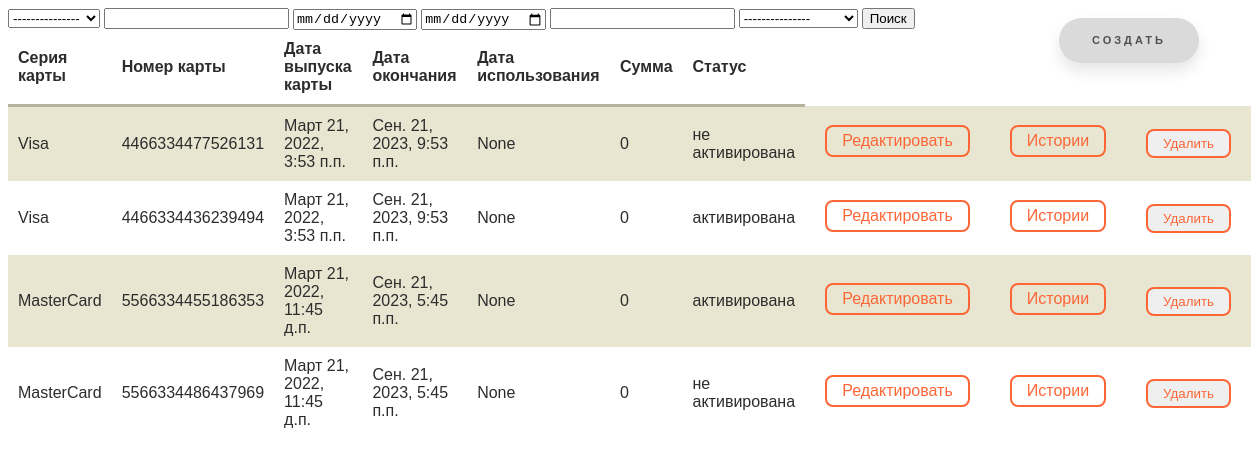
Screenshot of /Debet/ with the database file from the repository.
### bankcards/models.py (models this page shows, shortened)
class CardData(models.Model):
    status_choices = [
        ("не активирована", 'не активирована'),
        ("активирована", 'активирована'),
        ("просрочена", 'просрочена'),
    ]
    Series = models.ForeignKey(SeriesCard,verbose_name="Серия карты",on_delete=models.CASCADE)
    Numbers = models.BigIntegerField("Номер карты",default = 0,unique=True)
    Relase_date = models.DateTimeField("Дата выпуска карты",auto_now_add=True)
    End_date = models.DateTimeField("Дата окончания активности карты",blank = True,null=True)
    Use_date = models.DateTimeField("Дата использования",blank = True,null=True)
    Summ = models.IntegerField("Сумма",default=0)
    Status = models.CharField("Статус карты",max_length=100,choices=status_choices,default="не активирована")
    class Meta:
        verbose_name = "Карта"
        verbose_name_plural = "Карты"

class SeriesCard(models.Model):
    Type = models.ForeignKey(TypeCard,verbose_name="Тип карты",on_delete=models.CASCADE)
    Series = models.CharField("Серия карты",max_length=250)
    class Meta:
        verbose_name = "Серия карты"
        verbose_name_plural = "Серии карт"

### bankcards/views.py (the view)
# urls.py: path("Debet/",DebetView,name="debet"),
def DebetView(request):
    debets = CardData.objects.filter(Series__Type__Type = "Дебетовая карта")
    context = {"debets":debets}
    return render(request,"bankcards/debet.html",context)

### bankcards/templates/bankcards/debet.html (shortened to what this page needs)
<!DOCTYPE html>
{% load static %}
<html lang="en">
<head>
    <link rel="stylesheet" href="{% static 'bankcards/css/index.css' %}">
</head>
<body>
    <a href="{% url 'createdebet' %}" class="floating-button">Создать</a>
    <form action="{% url 'searchdebet_results' %}" method="get">
        <select name="debetcard" id="">
                <option value="all">---------------</option>
        </select>
        <input type="text" name="debetnum">
        <input type="date" name="debetdate1">
        <input type="date" name="debetdate2">
        <input type="number" name="debetsum">
        <select name="debetact" id="">
            <option value="allser">---------------</option>
        </select>
        <button type="submit">Поиск</button>
      </form>
    <table>
        <tr>
            <th>Серия карты</th>
            <th>Номер карты</th>
            <th>Дата выпуска карты</th>
            <th>Дата окончания </th>
            <th>Дата использования</th>
            <th>Сумма</th>
            <th>Статус</th>
        </tr>
        {% for debet in debets %}
        <tr>
            <td>{{ debet.Series.Series}}</td>
            <td>{{ debet.Numbers }}</td>
            <td>{{ debet.Relase_date }}</td>
            <td>{{ debet.End_date }}</td>
            <td>{{ debet.Use_date }}</td>
            <td>{{ debet.Summ }}</td>
            <td>{{ debet.Status }}</td>
            <td><a href="{% url 'update' debet.id %}" class="shine-button" >Редактировать</a></td>
            <td><a href="{% url 'detail' debet.id %}" class="shine-button" >Истории</a></td>
            <td><form id="delete_form" action="{% url 'delete' debet.id %}" method="post">{% csrf_token %}
                <button type="submit" class="shine-button">Удалить</button>
            </form></td>
        </tr>
        {% endfor %}
    </table>
</body>
</html>

### static/bankcards/css/index.css (style rules this page uses)
table { font-family: "Lucida Sans Unicode", "Lucida Grande", Sans-Serif; border-collapse: collapse; color: #2c2c2c; margin: auto }
th { border-bottom: 3px solid #B9B29F; padding: 10px; text-align: left; }
td { padding: 10px; }
tr:nth-child(odd) { background: white; }
tr:nth-child(even) { background: #E8E6D1; }
.shine-button { text-decoration: none; display: inline-block; padding: 5px 15px; margin: 5px 10px; position: relative; overflow: hidden; border: 2px solid #fe6637; border-radius: 8px; font-family: 'Montserrat', sans-serif; color: #fe6637; transition: .2s ease-in-out; }
.shine-button:before { content: ""; background: linear-gradient(90deg, rgba(255, 255, 255, .1), rgba(255, 255, 255, .5)); height: 50px; width: 50px; position: absolute; top: -8px; left: -75px; transform: skewX(-45deg); }
.floating-button { text-decoration: none; display: inline-block; width: 140px; height: 45px; line-height: 45px; border-radius: 45px; margin: 10px 20px; font-family: 'Montserrat', sans-serif; font-size: 11px; text-transform: uppercase; text-align: center; letter-spacing: 3px; font-weight: 600; color: #524f4e; background: rgb(218, 218, 218); box-shadow: 0 8px 15px rgba(0, 0, 0, .1); transition: .3s; position: absolute; right: 0; margin-right: 60px; }

### rows the page displays
CardData: Series.Series "Visa", Numbers "4466334477526131", Relase_date "Март 21, 2022, 3:53 п.п.", End_date "Сен. 21, 2023, 9:53 п.п.", Use_date "None", Summ "0", Status "не активирована"
CardData: Series.Series "Visa", Numbers "4466334436239494", Relase_date "Март 21, 2022, 3:53 п.п.", End_date "Сен. 21, 2023, 9:53 п.п.", Use_date "None", Summ "0", Status "активирована"
CardData: Series.Series "MasterCard", Numbers "5566334455186353", Relase_date "Март 21, 2022, 11:45 д.п.", End_date "Сен. 21, 2023, 5:45 п.п.", Use_date "None", Summ "0", Status "активирована"
CardData: Series.Series "MasterCard", Numbers "5566334486437969", Relase_date "Март 21, 2022, 11:45 д.п.", End_date "Сен. 21, 2023, 5:45 п.п.", Use_date "None", Summ "0", Status "не активирована"
